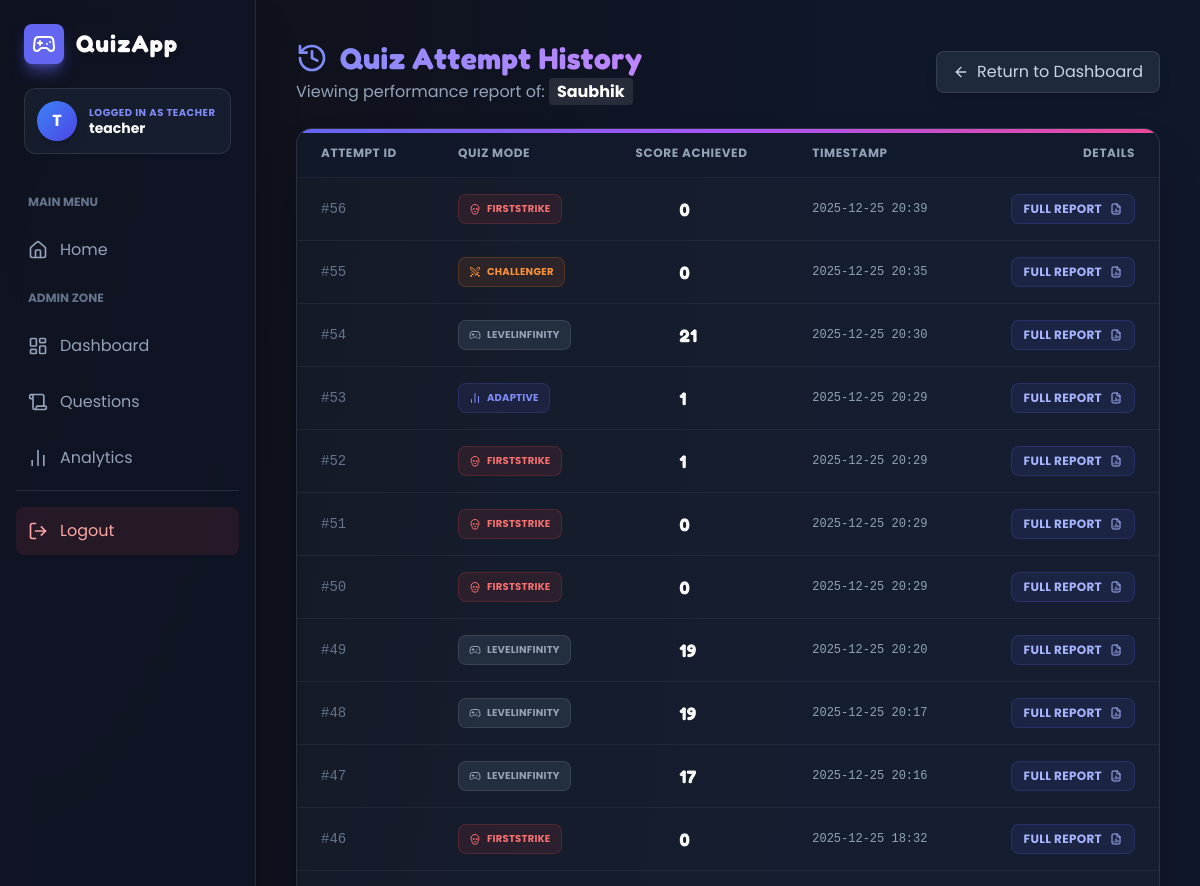
The app's page /teacher/students/2/attempts (signed in, upper part), older data.
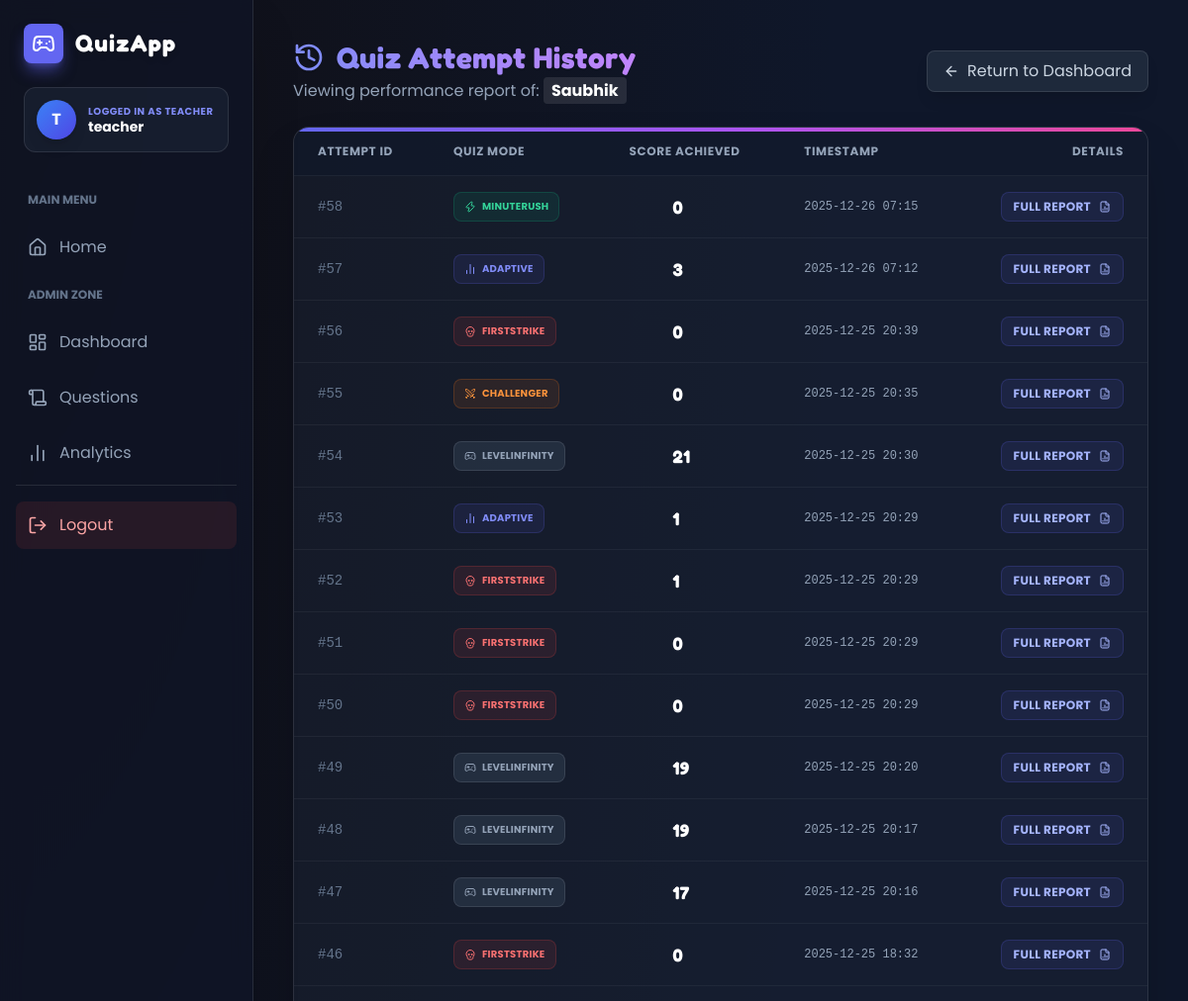
The same page, newer data.
### models.py (models this page shows, shortened)
class Attempt(db.Model):
    id = db.Column(db.Integer, primary_key=True)
    user_id = db.Column(db.Integer, nullable=False)
    mode = db.Column(db.String(50), nullable=False)
    score = db.Column(db.Integer, default=0)
    started_at = db.Column(db.DateTime, default=datetime.utcnow)
    ended_at = db.Column(db.DateTime)
    details = db.Column(db.Text)  # JSON encoded list of per-question events

### teacher/routes.py (the view)
@teacher_bp.route("/students/<int:uid>/attempts")
@login_required
@teacher_required
def view_student_attempts(uid):
    student = User.query.get_or_404(uid)
    if student.role != Role.STUDENT:
        flash("Not a student.", "danger")
        return redirect(url_for("teacher.dashboard"))
    attempts = Attempt.query.filter_by(user_id=student.id).order_by(Attempt.started_at.desc()).all()
    return render_template("student_attempts.html", student=student, attempts=attempts)

### models.py (called while the page is built)
@login_manager.user_loader
def load_user(user_id):
    try:
        return User.query.get(int(user_id))
    except Exception:
        return None

### teacher/routes.py (called while the page is built)
def teacher_required(func):
    @wraps(func)
    def wrapper(*args, **kwargs):
        if not hasattr(current_user, "role") or getattr(current_user.role, "value", None) != "teacher":
            flash("Unauthorized access.", "danger")
            return redirect(url_for("auth.index"))
        return func(*args, **kwargs)
    return wrapper

### templates/student_attempts.html (shortened to what the changed rows need)
{% extends "base.html" %}
{% block content %}
<div class="max-w-5xl mx-auto space-y-6 fade">
    <div class="flex flex-col md:flex-row items-start md:items-center justify-between gap-4">
        <div>
            <h1 class="text-3xl font-bold text-transparent bg-clip-text bg-gradient-to-r from-indigo-400 to-purple-400 font-game drop-shadow-sm flex items-center gap-3">
                <i data-lucide="history" class="text-indigo-400 w-8 h-8"></i>
            </h1>
        </div>
    </div>
    <div class="bg-slate-800/40 backdrop-blur-md border border-white/10 rounded-2xl overflow-hidden shadow-2xl relative">
        {% if attempts %}
            <div class="overflow-x-auto">
                <table class="w-full text-left border-collapse">
                    <thead class="bg-slate-900/50 text-xs font-bold text-slate-400 uppercase tracking-wider border-b border-white/5">
                        <tr>
                            <th class="px-6 py-4">Attempt ID</th>
                            <th class="px-6 py-4">Quiz Mode</th>
                            <th class="px-6 py-4">Score Achieved</th>
                            <th class="px-6 py-4">Timestamp</th>
                            <th class="px-6 py-4 text-right">Details</th>
                        </tr>
                    </thead>
                    <tbody class="divide-y divide-white/5 text-sm">
                        {% for a in attempts %}
                        <tr class="hover:bg-white/5 transition-colors group">
                            <td class="px-6 py-4 text-slate-500 font-mono">#{{ a.id }}</td>
                            <td class="px-6 py-4">
                                <span class="inline-flex items-center gap-1.5 px-2.5 py-1 rounded-lg border text-[10px] font-bold uppercase tracking-wide
                                    {% if a.mode == 'adaptive' %} bg-indigo-500/10 text-indigo-400 border-indigo-500/20
                                    {% elif a.mode == 'challenger' %} bg-orange-500/10 text-orange-400 border-orange-500/20
                                    {% elif a.mode == 'minuterush' %} bg-emerald-500/10 text-emerald-400 border-emerald-500/20
                                    {% elif a.mode == 'firststrike' %} bg-red-500/10 text-red-400 border-red-500/20
                                    {% else %} bg-slate-700/50 text-slate-400 border-white/10 {% endif %}">
                                    {% if a.mode == 'adaptive' %}<i data-lucide="bar-chart-2" class="w-3 h-3"></i>
                                    {% elif a.mode == 'challenger' %}<i data-lucide="swords" class="w-3 h-3"></i>
                                    {% elif a.mode == 'minuterush' %}<i data-lucide="zap" class="w-3 h-3"></i>
                                    {% elif a.mode == 'firststrike' %}<i data-lucide="skull" class="w-3 h-3"></i>
                                    {% else %}<i data-lucide="gamepad-2" class="w-3 h-3"></i>{% endif %}
                                    {{ a.mode }}
                                </span>
                            </td>
                            <td class="px-6 py-4">
                                <div class="font-bold text-white font-game text-lg flex items-center gap-2 px-11">
                                    {{ a.score }}
                                </div>
                            </td>
                            <td class="px-6 py-4 text-slate-400 font-mono text-xs">
                                {{ a.started_at.strftime('%Y-%m-%d %H:%M') }}
                            </td>
                            <td class="px-6 py-4 text-right">
                                <a href="{{ url_for('quiz.results', attempt_id=a.id) }}"
                                   class="inline-flex items-center gap-2 px-3 py-1.5 rounded-lg bg-indigo-500/10 text-indigo-300 hover:bg-indigo-500 hover:text-white border border-indigo-500/20 transition-all text-xs font-bold uppercase tracking-wide group/btn">
                                    <span>Full Report</span>
                                    <i data-lucide="file-bar-chart-2" class="w-3 h-3 group-hover/btn:scale-110 transition-transform"></i>
                                </a>
                            </td>
                        </tr>
                        {% endfor %}
                    </tbody>
                </table>
            </div>
        {% endif %}
    </div>
</div>
{% endblock %}

Row changes from the older to the newer data that the page shows:
added Attempt: id "58", mode "MINUTERUSH", score "0", started_at "2025-12-26 07:15"
added Attempt: id "57", mode "ADAPTIVE", score "3", started_at "2025-12-26 07:12"
